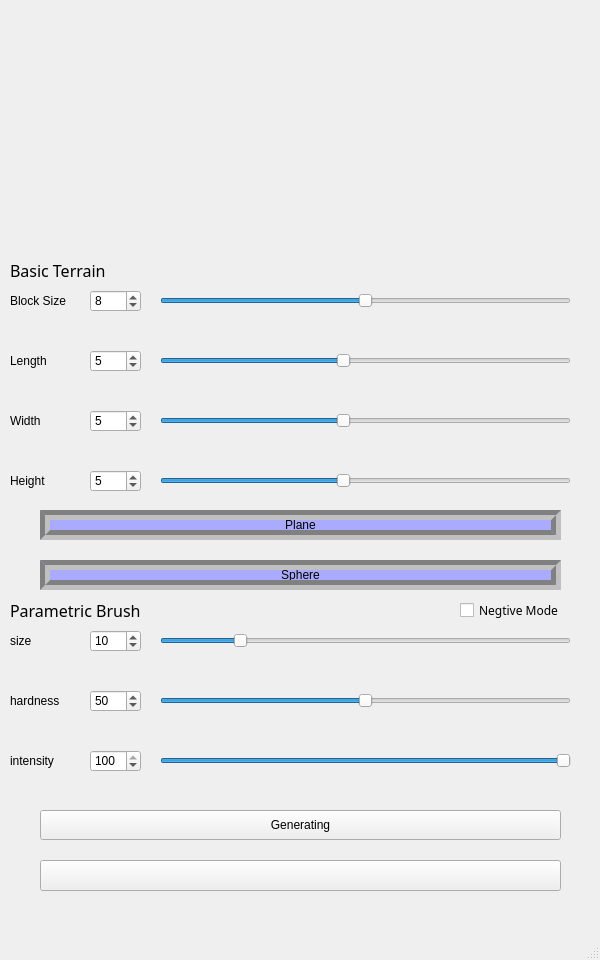
<?xml version="1.0" encoding="UTF-8"?>
<ui version="4.0">
 <class>mainWindow</class>
 <widget class="QMainWindow" name="mainWindow">
  <property name="geometry">
   <rect>
    <x>0</x>
    <y>0</y>
    <width>600</width>
    <height>960</height>
   </rect>
  </property>
  <property name="windowTitle">
   <string>MAGBRUSH</string>
  </property>
  <widget class="QWidget" name="centralwidget">
   <widget class="QLabel" name="Cover">
    <property name="geometry">
     <rect>
      <x>0</x>
      <y>0</y>
      <width>600</width>
      <height>240</height>
     </rect>
    </property>
    <property name="text">
     <string/>
    </property>
    <property name="pixmap">
     <pixmap resource="pic.qrc">:/封面图/pic/Cover.png</pixmap>
    </property>
    <property name="scaledContents">
     <bool>true</bool>
    </property>
   </widget>
   <widget class="QLabel" name="label_1">
    <property name="geometry">
     <rect>
      <x>10</x>
      <y>260</y>
      <width>131</width>
      <height>21</height>
     </rect>
    </property>
    <property name="font">
     <font>
      <family>Arial Black</family>
      <pointsize>12</pointsize>
     </font>
    </property>
    <property name="text">
     <string>Basic Terrain</string>
    </property>
    <property name="textFormat">
     <enum>Qt::AutoText</enum>
    </property>
   </widget>
   <widget class="QPushButton" name="CreateTerrain_A">
    <property name="geometry">
     <rect>
      <x>40</x>
      <y>510</y>
      <width>521</width>
      <height>30</height>
     </rect>
    </property>
    <property name="styleSheet">
     <string notr="true">QPushButton{
	background-color: rgb(170, 170, 255);#背景颜色
        	color: white;   #字体颜色
        	border-radius: 10px;  border: 10px groove gray;#圆角设置
        	border-style: outset;#样式为外凹
}</string>
    </property>
    <property name="text">
     <string>Plane</string>
    </property>
   </widget>
   <widget class="QPushButton" name="CreateTerrain_B">
    <property name="geometry">
     <rect>
      <x>40</x>
      <y>560</y>
      <width>521</width>
      <height>30</height>
     </rect>
    </property>
    <property name="styleSheet">
     <string notr="true">QPushButton{
	background-color: rgb(170, 170, 255);#背景颜色
        color: white;   #字体颜色
        border-radius: 10px;  border: 10px groove gray;#圆角设置
        border-style: outset;#样式为外凹
}</string>
    </property>
    <property name="text">
     <string>Sphere</string>
    </property>
   </widget>
   <widget class="QLabel" name="label_2">
    <property name="geometry">
     <rect>
      <x>10</x>
      <y>600</y>
      <width>241</width>
      <height>21</height>
     </rect>
    </property>
    <property name="font">
     <font>
      <family>Arial Black</family>
      <pointsize>12</pointsize>
     </font>
    </property>
    <property name="text">
     <string>Parametric Brush</string>
    </property>
    <property name="textFormat">
     <enum>Qt::AutoText</enum>
    </property>
   </widget>
   <widget class="QLabel" name="label_1_1">
    <property name="geometry">
     <rect>
      <x>10</x>
      <y>290</y>
      <width>131</width>
      <height>21</height>
     </rect>
    </property>
    <property name="font">
     <font>
      <family>Arial</family>
      <pointsize>9</pointsize>
     </font>
    </property>
    <property name="text">
     <string>Block Size</string>
    </property>
    <property name="textFormat">
     <enum>Qt::AutoText</enum>
    </property>
   </widget>
   <widget class="QLabel" name="label_1_2">
    <property name="geometry">
     <rect>
      <x>10</x>
      <y>350</y>
      <width>131</width>
      <height>21</height>
     </rect>
    </property>
    <property name="font">
     <font>
      <family>Arial</family>
      <pointsize>9</pointsize>
     </font>
    </property>
    <property name="text">
     <string>Length</string>
    </property>
    <property name="textFormat">
     <enum>Qt::AutoText</enum>
    </property>
   </widget>
   <widget class="QSpinBox" name="spinBox_1">
    <property name="geometry">
     <rect>
      <x>90</x>
      <y>290</y>
      <width>51</width>
      <height>22</height>
     </rect>
    </property>
    <property name="minimum">
     <number>4</number>
    </property>
    <property name="maximum">
     <number>12</number>
    </property>
    <property name="singleStep">
     <number>4</number>
    </property>
    <property name="value">
     <number>8</number>
    </property>
   </widget>
   <widget class="QSpinBox" name="spinBox_2">
    <property name="geometry">
     <rect>
      <x>90</x>
      <y>350</y>
      <width>51</width>
      <height>22</height>
     </rect>
    </property>
    <property name="minimum">
     <number>1</number>
    </property>
    <property name="maximum">
     <number>10</number>
    </property>
    <property name="value">
     <number>5</number>
    </property>
   </widget>
   <widget class="QLabel" name="label_1_3">
    <property name="geometry">
     <rect>
      <x>10</x>
      <y>410</y>
      <width>131</width>
      <height>21</height>
     </rect>
    </property>
    <property name="font">
     <font>
      <family>Arial</family>
      <pointsize>9</pointsize>
     </font>
    </property>
    <property name="text">
     <string>Width</string>
    </property>
    <property name="textFormat">
     <enum>Qt::AutoText</enum>
    </property>
   </widget>
   <widget class="QLabel" name="label_1_4">
    <property name="geometry">
     <rect>
      <x>10</x>
      <y>470</y>
      <width>131</width>
      <height>21</height>
     </rect>
    </property>
    <property name="font">
     <font>
      <family>Arial</family>
      <pointsize>9</pointsize>
     </font>
    </property>
    <property name="text">
     <string>Height</string>
    </property>
    <property name="textFormat">
     <enum>Qt::AutoText</enum>
    </property>
   </widget>
   <widget class="QSpinBox" name="spinBox_3">
    <property name="geometry">
     <rect>
      <x>90</x>
      <y>410</y>
      <width>51</width>
      <height>22</height>
     </rect>
    </property>
    <property name="minimum">
     <number>1</number>
    </property>
    <property name="maximum">
     <number>10</number>
    </property>
    <property name="value">
     <number>5</number>
    </property>
   </widget>
   <widget class="QSpinBox" name="spinBox_4">
    <property name="geometry">
     <rect>
      <x>90</x>
      <y>470</y>
      <width>51</width>
      <height>22</height>
     </rect>
    </property>
    <property name="minimum">
     <number>1</number>
    </property>
    <property name="maximum">
     <number>10</number>
    </property>
    <property name="value">
     <number>5</number>
    </property>
   </widget>
   <widget class="QSlider" name="MapSlider_1">
    <property name="geometry">
     <rect>
      <x>160</x>
      <y>290</y>
      <width>411</width>
      <height>21</height>
     </rect>
    </property>
    <property name="minimum">
     <number>4</number>
    </property>
    <property name="maximum">
     <number>12</number>
    </property>
    <property name="singleStep">
     <number>4</number>
    </property>
    <property name="pageStep">
     <number>12</number>
    </property>
    <property name="value">
     <number>8</number>
    </property>
    <property name="orientation">
     <enum>Qt::Horizontal</enum>
    </property>
   </widget>
   <widget class="QSlider" name="MapSlider_2">
    <property name="geometry">
     <rect>
      <x>160</x>
      <y>350</y>
      <width>411</width>
      <height>21</height>
     </rect>
    </property>
    <property name="minimum">
     <number>1</number>
    </property>
    <property name="maximum">
     <number>10</number>
    </property>
    <property name="value">
     <number>5</number>
    </property>
    <property name="orientation">
     <enum>Qt::Horizontal</enum>
    </property>
   </widget>
   <widget class="QSlider" name="MapSlider_3">
    <property name="geometry">
     <rect>
      <x>160</x>
      <y>410</y>
      <width>411</width>
      <height>21</height>
     </rect>
    </property>
    <property name="minimum">
     <number>1</number>
    </property>
    <property name="maximum">
     <number>10</number>
    </property>
    <property name="value">
     <number>5</number>
    </property>
    <property name="orientation">
     <enum>Qt::Horizontal</enum>
    </property>
   </widget>
   <widget class="QSlider" name="MapSlider_4">
    <property name="geometry">
     <rect>
      <x>160</x>
      <y>470</y>
      <width>411</width>
      <height>21</height>
     </rect>
    </property>
    <property name="minimum">
     <number>1</number>
    </property>
    <property name="maximum">
     <number>10</number>
    </property>
    <property name="value">
     <number>5</number>
    </property>
    <property name="orientation">
     <enum>Qt::Horizontal</enum>
    </property>
   </widget>
   <widget class="QLabel" name="label_2_1">
    <property name="geometry">
     <rect>
      <x>10</x>
      <y>630</y>
      <width>131</width>
      <height>21</height>
     </rect>
    </property>
    <property name="font">
     <font>
      <family>Arial</family>
      <pointsize>9</pointsize>
     </font>
    </property>
    <property name="text">
     <string>size</string>
    </property>
    <property name="textFormat">
     <enum>Qt::AutoText</enum>
    </property>
   </widget>
   <widget class="QLabel" name="label_2_2">
    <property name="geometry">
     <rect>
      <x>10</x>
      <y>690</y>
      <width>131</width>
      <height>21</height>
     </rect>
    </property>
    <property name="font">
     <font>
      <family>Arial</family>
      <pointsize>9</pointsize>
     </font>
    </property>
    <property name="text">
     <string>hardness</string>
    </property>
    <property name="textFormat">
     <enum>Qt::AutoText</enum>
    </property>
   </widget>
   <widget class="QLabel" name="label_2_3">
    <property name="geometry">
     <rect>
      <x>10</x>
      <y>750</y>
      <width>131</width>
      <height>21</height>
     </rect>
    </property>
    <property name="font">
     <font>
      <family>Arial</family>
      <pointsize>9</pointsize>
     </font>
    </property>
    <property name="text">
     <string>intensity</string>
    </property>
    <property name="textFormat">
     <enum>Qt::AutoText</enum>
    </property>
   </widget>
   <widget class="QSpinBox" name="spinBox_5">
    <property name="geometry">
     <rect>
      <x>90</x>
      <y>630</y>
      <width>51</width>
      <height>22</height>
     </rect>
    </property>
    <property name="minimum">
     <number>1</number>
    </property>
    <property name="maximum">
     <number>50</number>
    </property>
    <property name="value">
     <number>10</number>
    </property>
   </widget>
   <widget class="QSpinBox" name="spinBox_6">
    <property name="geometry">
     <rect>
      <x>90</x>
      <y>690</y>
      <width>51</width>
      <height>22</height>
     </rect>
    </property>
    <property name="maximum">
     <number>100</number>
    </property>
    <property name="value">
     <number>50</number>
    </property>
   </widget>
   <widget class="QSpinBox" name="spinBox_7">
    <property name="geometry">
     <rect>
      <x>90</x>
      <y>750</y>
      <width>51</width>
      <height>22</height>
     </rect>
    </property>
    <property name="maximum">
     <number>100</number>
    </property>
    <property name="value">
     <number>100</number>
    </property>
   </widget>
   <widget class="QSlider" name="horizontalSlider_A">
    <property name="geometry">
     <rect>
      <x>160</x>
      <y>630</y>
      <width>411</width>
      <height>21</height>
     </rect>
    </property>
    <property name="minimum">
     <number>1</number>
    </property>
    <property name="maximum">
     <number>50</number>
    </property>
    <property name="value">
     <number>10</number>
    </property>
    <property name="orientation">
     <enum>Qt::Horizontal</enum>
    </property>
   </widget>
   <widget class="QSlider" name="horizontalSlider_B">
    <property name="geometry">
     <rect>
      <x>160</x>
      <y>690</y>
      <width>411</width>
      <height>21</height>
     </rect>
    </property>
    <property name="maximum">
     <number>100</number>
    </property>
    <property name="value">
     <number>50</number>
    </property>
    <property name="orientation">
     <enum>Qt::Horizontal</enum>
    </property>
   </widget>
   <widget class="QSlider" name="horizontalSlider_C">
    <property name="geometry">
     <rect>
      <x>160</x>
      <y>750</y>
      <width>411</width>
      <height>21</height>
     </rect>
    </property>
    <property name="maximum">
     <number>100</number>
    </property>
    <property name="value">
     <number>100</number>
    </property>
    <property name="orientation">
     <enum>Qt::Horizontal</enum>
    </property>
   </widget>
   <widget class="QPushButton" name="Painter">
    <property name="geometry">
     <rect>
      <x>40</x>
      <y>810</y>
      <width>521</width>
      <height>30</height>
     </rect>
    </property>
    <property name="autoFillBackground">
     <bool>false</bool>
    </property>
    <property name="styleSheet">
     <string notr="true"/>
    </property>
    <property name="text">
     <string>Generating</string>
    </property>
   </widget>
   <widget class="QPushButton" name="ClearAll">
    <property name="geometry">
     <rect>
      <x>40</x>
      <y>860</y>
      <width>521</width>
      <height>31</height>
     </rect>
    </property>
    <property name="autoFillBackground">
     <bool>false</bool>
    </property>
    <property name="styleSheet">
     <string notr="true"/>
    </property>
    <property name="text">
     <string/>
    </property>
    <property name="icon">
     <iconset>
      <normalon>:/按钮背景/pic/Clear_bk.png</normalon>
     </iconset>
    </property>
    <property name="iconSize">
     <size>
      <width>540</width>
      <height>45</height>
     </size>
    </property>
   </widget>
   <widget class="QCheckBox" name="Drugger">
    <property name="geometry">
     <rect>
      <x>460</x>
      <y>600</y>
      <width>111</width>
      <height>21</height>
     </rect>
    </property>
    <property name="font">
     <font>
      <family>Arial Black</family>
     </font>
    </property>
    <property name="text">
     <string>Negtive Mode</string>
    </property>
    <property name="tristate">
     <bool>false</bool>
    </property>
   </widget>
  </widget>
  <widget class="QMenuBar" name="menubar">
   <property name="geometry">
    <rect>
     <x>0</x>
     <y>0</y>
     <width>600</width>
     <height>22</height>
    </rect>
   </property>
  </widget>
  <widget class="QStatusBar" name="statusbar"/>
 </widget>
 <resources>
  <include location="pic.qrc"/>
 </resources>
 <connections/>
</ui>
